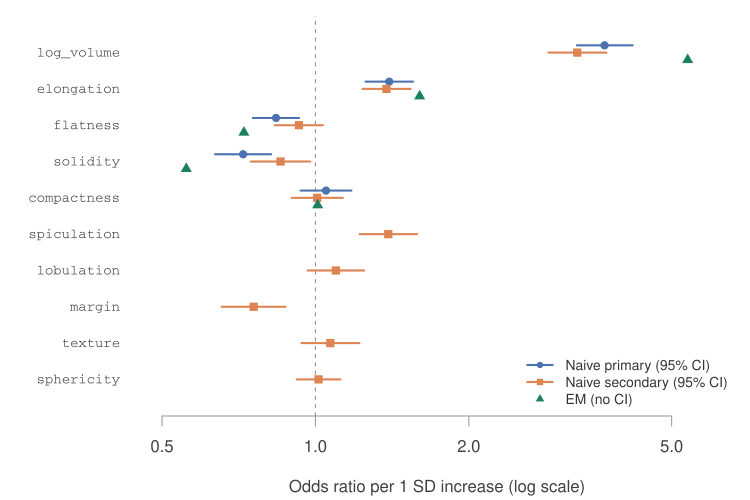

Generate this figure with R:
# Run from the repository root:
#   Rscript codes/plots/model-formulation/odds-ratio-forest.R

library(MASS)

data <- read.csv("data/processed/nodules_train_trimmed.csv", stringsAsFactors = FALSE)
em <- read.csv("data/processed/em_coef.csv", stringsAsFactors = FALSE)
PRIMARY <- c("log_volume", "elongation", "flatness", "solidity", "compactness")
SECONDARY <- c("spiculation", "lobulation", "margin", "texture", "sphericity")
ALL <- c(PRIMARY, SECONDARY)
data <- data[complete.cases(data[c(ALL, "mal_median")]), ]
data[ALL] <- scale(data[ALL])
data$y <- factor(data$mal_median, levels = 1:5, ordered = TRUE)

ors <- function(vars) {
  fit <- polr(reformulate(vars, "y"), data = data, Hess = TRUE, method = "logistic")
  ci <- suppressMessages(confint(fit))
  list(est = exp(coef(fit)), low = exp(ci[, 1]), high = exp(ci[, 2]))
}
prim <- ors(PRIMARY)
sec <- ors(ALL)
em_or <- setNames(exp(em$beta), em$predictor)

BLUE <- "#4c72b0"; ORANGE <- "#dd8452"; GREEN <- "#1a8060"
y <- rev(seq_along(ALL))
names(y) <- ALL

pdf("codes/plots/model-formulation/odds-ratio-forest.pdf", width = 7.5, height = 5)
par(mar = c(4.2, 7, 0.8, 0.8), las = 1, col.axis = "grey25", col.lab = "grey25", fg = "grey60")
plot(NA, xlim = c(0.5, 6), ylim = c(0.4, length(ALL) + 0.6), log = "x", yaxt = "n",
     xlab = "Odds ratio per 1 SD increase (log scale)", ylab = "", bty = "n")
axis(2, y, ALL, tick = FALSE, family = "mono", cex.axis = 0.8)
abline(v = 1, col = "grey55", lty = 2)
segments(prim$low, y[PRIMARY] + 0.2, prim$high, y[PRIMARY] + 0.2, col = BLUE, lwd = 2)
points(prim$est, y[PRIMARY] + 0.2, pch = 16, col = BLUE, cex = 1.1)
segments(sec$low, y[ALL], sec$high, y[ALL], col = ORANGE, lwd = 2)
points(sec$est, y[ALL], pch = 15, col = ORANGE, cex = 1.1)
points(em_or[PRIMARY], y[PRIMARY] - 0.2, pch = 17, col = GREEN, cex = 1.1)
legend("bottomright", c("Naive primary (95% CI)", "Naive secondary (95% CI)", "EM (no CI)"),
       col = c(BLUE, ORANGE, GREEN), pch = c(16, 15, 17), lty = c(1, 1, NA), lwd = 2,
       bty = "n", cex = 0.85, text.col = "grey20")
invisible(dev.off())
